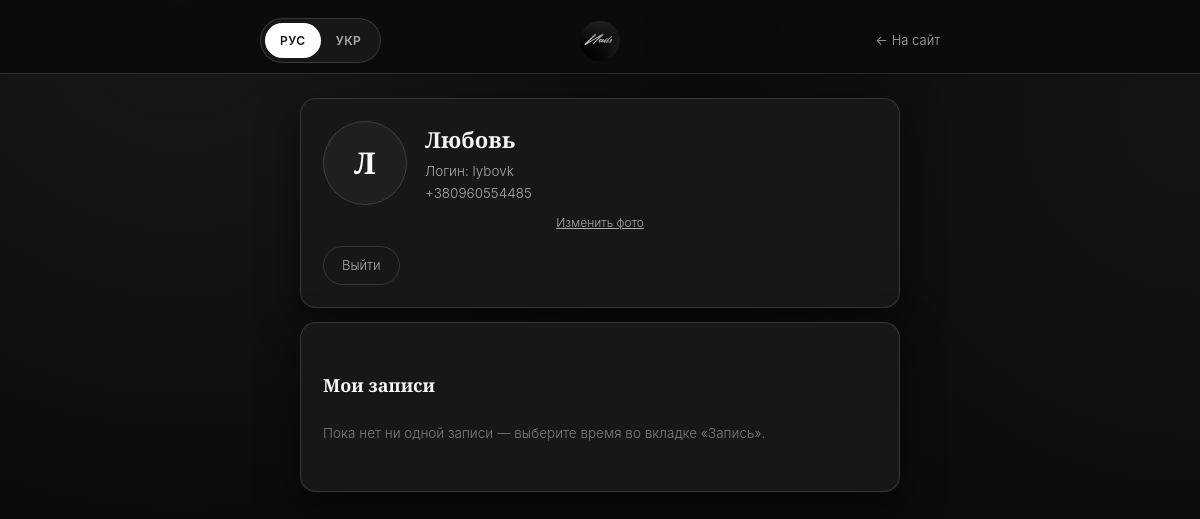
The app's page /profile.php (signed in) with its own data.
### tables this page shows
CREATE TABLE site_users (
            id               INTEGER PRIMARY KEY AUTOINCREMENT,
            full_name        TEXT NOT NULL,
            login            TEXT NOT NULL,
            login_lower      TEXT NOT NULL UNIQUE,
            phone            TEXT NOT NULL,
            password_hash    TEXT NOT NULL,
            is_admin         INTEGER NOT NULL DEFAULT 0,
            remember_token   TEXT,
            remember_expires TEXT,
            created_at       TEXT NOT NULL DEFAULT CURRENT_TIMESTAMP
        , avatar_path TEXT);

### includes/lang.php (called while the page is built, shortened)
<?php
function currentLang(): string
{
    return $_SESSION['lang'] ?? 'ru';
}
function t(string $key)
{
    $lang = currentLang();
    return $GLOBALS['TRANSLATIONS'][$lang][$key] ?? $GLOBALS['TRANSLATIONS']['ru'][$key] ?? $key;
}

### includes/functions.php (called while the page is built, shortened)
<?php
function e(string $value): string
{
    return htmlspecialchars($value, ENT_QUOTES, 'UTF-8');
}
function isAdmin(): bool
{
    return false;
}
function currentSiteUser(): ?array
{
    static $cached = null;
    static $checked = false;
    if ($checked) {
        return $cached;
    }
    $checked = true;
    $pdo = getDB();
    if (!empty($_SESSION['site_user_id'])) {
        $stmt = $pdo->prepare('SELECT * FROM site_users WHERE id = ?');
        $stmt->execute([$_SESSION['site_user_id']]);
        $user = $stmt->fetch();
        if ($user) {
            $cached = $user;
            return $cached;
        }
    }
    return null;
}
function isSiteUser(): bool
{
    return currentSiteUser() !== null;
}
function requireSiteAccess(string $loginUrl): void
{
    if (!isAdmin() && !isSiteUser()) {
        $next = $_SERVER['REQUEST_URI'] ?? '';
        $suffix = $next !== '' && $next !== '/' ? ('?next=' . urlencode($next)) : '';
        header('Location: ' . $loginUrl . $suffix);
        exit;
    }
}
function bookingsForUser(int $userId): array
{
    $pdo = getDB();
    $stmt = $pdo->prepare('SELECT * FROM bookings WHERE user_id = ? ORDER BY created_at DESC');
    $stmt->execute([$userId]);
    return $stmt->fetchAll();
}
function siteUserAvatarPath(array $siteUser): ?string
{
    $path = $siteUser['avatar_path'] ?? null;
    return ($path && $path !== '') ? $path : null;
}

### profile.php (the view, shortened to what this page needs)
<?php
require __DIR__ . '/config.php';
require __DIR__ . '/includes/functions.php';
require __DIR__ . '/includes/lang.php';
requireSiteAccess('login.php');
$__siteUser = currentSiteUser();
$lang = currentLang();
$avatarPath = siteUserAvatarPath($__siteUser);
$bookings = bookingsForUser((int)$__siteUser['id']);
?>
<!DOCTYPE html>
<html lang="<?= e($lang) ?>">
<head>
<link rel="stylesheet" href="assets/css/style.css?v=<?= filemtime(__DIR__ . '/assets/css/style.css') ?>">
</head>
<body>
<header class="topbar">
  <div class="container topbar-row">
    <div class="lang-switch">
      <a href="?lang=ru" class="<?= $lang === 'ru' ? 'active' : '' ?>">РУС</a>
      <a href="?lang=ua" class="<?= $lang === 'ua' ? 'active' : '' ?>">УКР</a>
    </div>
    <a href="index.php" class="site-logo" aria-hidden="true" tabindex="-1">
      <img src="assets/img/social/nails.png" alt="">
    </a>
    <a href="index.php" class="profile-page-back-link" style="justify-self:end; font-size:13px; color:var(--ink-soft); text-decoration:none;"><?= e(t('profile_back_to_site')) ?></a>
  </div>
</header>
<main class="container" style="max-width:640px; padding-top:24px; padding-bottom:60px;">
  <div class="card">
    <div class="profile-page-head">
      <div class="profile-page-avatar-wrap">
        <?php if ($avatarPath): ?>
          <img src="<?= e($avatarPath) ?>" alt="" class="profile-page-avatar-img">
        <?php else: ?>
          <span class="profile-page-avatar-fallback"><?= e(mb_strtoupper(mb_substr($__siteUser['full_name'], 0, 1))) ?></span>
        <?php endif; ?>
      </div>
      <div>
        <div class="profile-page-name"><?= e($__siteUser['full_name']) ?></div>
        <div class="profile-page-meta">
          <?= e(t('profile_login_label')) ?> <?= e($__siteUser['login']) ?><br>
          <?= e($__siteUser['phone']) ?>
        </div>
      </div>
    </div>
    <form action="update_avatar.php" method="post" enctype="multipart/form-data" id="profileAvatarForm">
      <label class="profile-page-avatar-edit" for="profileAvatarInput"><?= e(t('profile_change_photo')) ?></label>
    </form>
    <a href="logout.php" class="profile-page-logout"><?= e(t('profile_logout')) ?></a>
  </div>
  <div class="card">
    <div class="booking-history-title"><?= e(t('profile_bookings_title')) ?></div>
    <?php if (!$bookings): ?>
      <p class="profile-empty-state"><?= e(t('profile_no_bookings')) ?></p>
    <?php endif; ?>
  </div>
</main>
</body>
</html>

### assets/css/style.css (style rules this page uses)
:root { --bg: #0b0b0b; --bg-soft: #141414; --surface: #171717; --surface-2: #1f1f1f; --ink: #f5f5f5; --ink-soft: #ababab; --ink-faint: #7d7d7d; --primary: #ffffff; --primary-soft: rgba(255, 255, 255, .12); --primary-dark: #d6d6d6; --star-gold: #ffc94d; --line: rgba(245, 245, 245, .14); --line-strong: rgba(245, 245, 245, .28); --radius: 16px; --radius-sm: 10px; --shadow: 0 16px 40px rgba(0, 0, 0, .5); }
* { box-sizing: border-box; }
html { scroll-behavior: smooth; }
body { margin: 0; background: var(--bg); background-image: radial-gradient(circle at 15% 0%, rgba(255, 255, 255, .06), transparent 45%), radial-gradient(circle at 100% 20%, rgba(255, 255, 255, .04), transparent 40%); color: var(--ink); font-family: 'Jost', -apple-system, sans-serif; font-weight: 300; line-height: 1.6; -webkit-font-smoothing: antialiased; }
a { color: inherit; }
.container { max-width: 720px; margin: 0 auto; padding: 0 20px; }
.topbar { position: sticky; top: 0; z-index: 20; background: rgba(13, 11, 11, .92); backdrop-filter: blur(10px); padding: 18px 0 10px; border-bottom: 1px solid var(--line); }
.topbar-row { display: grid; grid-template-columns: 1fr auto 1fr; align-items: center; gap: 14px; }
.site-logo { display: flex; justify-content: center; align-items: center; text-decoration: none; }
.site-logo img { height: 40px; width: auto; max-width: 120px; object-fit: contain; display: block; }
.lang-switch { display: inline-flex; background: var(--surface); border-radius: 999px; padding: 4px; border: 1px solid var(--line); justify-self: start; }
.lang-switch a { padding: 8px 15px; border-radius: 999px; font-size: 12px; font-weight: 600; letter-spacing: .04em; text-decoration: none; color: var(--ink-soft); transition: background .2s ease, color .2s ease; }
.lang-switch a.active { background: var(--primary); color: #1a1310; }
.profile-page-head { display: flex; align-items: center; gap: 18px; margin-bottom: 8px; }
.profile-page-avatar-wrap { position: relative; flex-shrink: 0; }
.profile-page-avatar-img, .profile-page-avatar-fallback { width: 84px; height: 84px; border-radius: 50%; object-fit: cover; display: flex; align-items: center; justify-content: center; font-family: 'Playfair Display', Georgia, serif; font-weight: 700; font-size: 30px; color: var(--primary); background: var(--surface-2); border: 1px solid var(--line); }
.profile-page-avatar-edit { display: block; margin-top: 8px; font-size: 12px; color: var(--ink-soft); text-decoration: underline; cursor: pointer; text-align: center; }
.profile-page-name { font-family: 'Playfair Display', Georgia, serif; font-weight: 700; font-size: 22px; margin-bottom: 4px; }
.profile-page-meta { font-size: 13.5px; color: var(--ink-soft); line-height: 1.6; }
.profile-page-logout { display: inline-block; margin-top: 14px; font-size: 13px; color: var(--ink-soft); text-decoration: none; border: 1px solid var(--line); border-radius: 999px; padding: 8px 18px; }
.booking-history-title { font-family: 'Playfair Display', Georgia, serif; font-size: 18px; font-weight: 700; margin: 26px 0 12px; }
.profile-empty-state { color: var(--ink-faint); font-size: 13.5px; padding: 10px 0; }
.card { background: var(--surface); border: 1px solid var(--line); border-radius: var(--radius); padding: 22px; margin-bottom: 14px; box-shadow: var(--shadow); }

### records on screen
site_users: full_name "Л", full_name "Любовь", login "lybovk", phone "+380960554485"

### other values on screen
t('profile_back_to_site') "← На сайт"
t('profile_login_label') "Логин:"
t('profile_change_photo') "Изменить фото"
t('profile_logout') "Выйти"
t('profile_bookings_title') "Мои записи"
t('profile_no_bookings') "Пока нет ни одной записи — выберите время во вкладке «Запись»."
